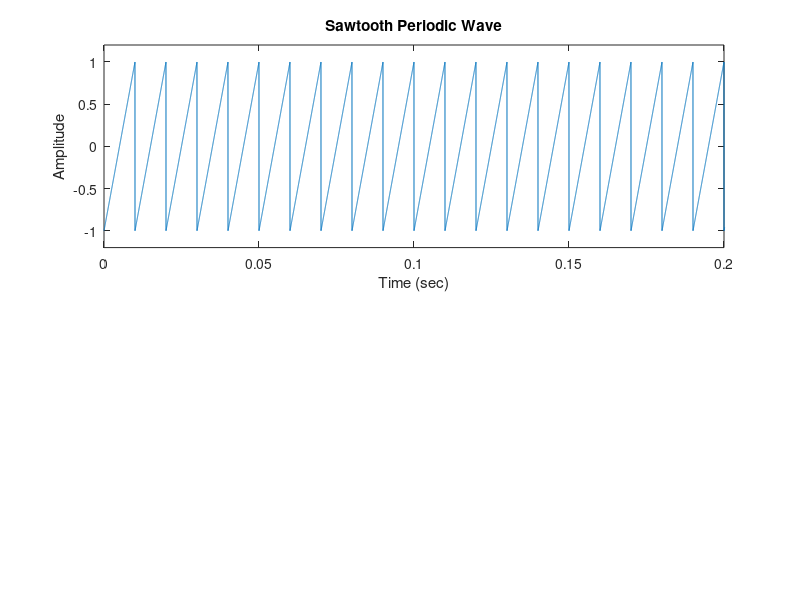

MATLAB code for this plot:
fs = 100000;
t = 0:1/fs:1.5;
x1 = sawtooth(2*pi*100*t);
x2 = square(2*pi*100*t);
subplot(2,1,1)
plot(t,x1)
axis([0 0.2 -1.2 1.2])
xlabel('Time (sec)')
ylabel('Amplitude') 
title('Sawtooth Periodic Wave')
%subplot(2,1,2)
%plot(t,x2)
%axis([0 0.2 -1.2 1.2])
%xlabel('Time (sec)')
%ylabel('Amplitude')
%title('Square Periodic Wave')